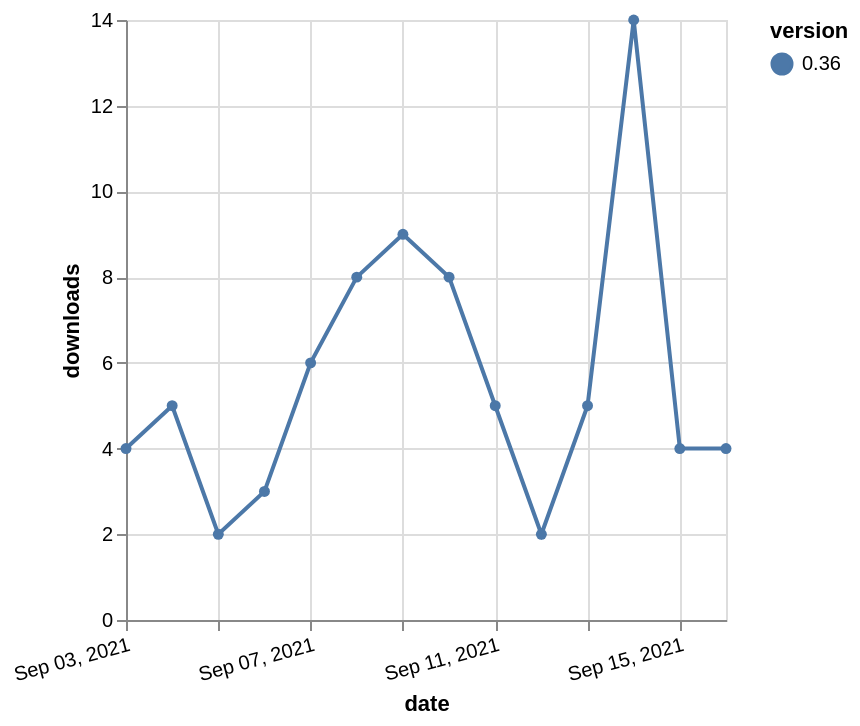

Write the Vega-Lite specification saved for this chart.
### Vega-Lite specification from a JSON file in a GitHub repository (floating-point values rounded to 4 significant figures)
{"$schema": "https://vega.github.io/schema/vega-lite/v5.json", "description": "A simple bar chart with embedded data.", "data": {"values": [{"date": "2021-09-03", "total": 6604, "delta": 4, "version": "0.36"}, {"date": "2021-09-04", "total": 6609, "delta": 5, "version": "0.36"}, {"date": "2021-09-05", "total": 6611, "delta": 2, "version": "0.36"}, {"date": "2021-09-06", "total": 6614, "delta": 3, "version": "0.36"}, {"date": "2021-09-07", "total": 6620, "delta": 6, "version": "0.36"}, {"date": "2021-09-08", "total": 6628, "delta": 8, "version": "0.36"}, {"date": "2021-09-09", "total": 6637, "delta": 9, "version": "0.36"}, {"date": "2021-09-10", "total": 6645, "delta": 8, "version": "0.36"}, {"date": "2021-09-11", "total": 6650, "delta": 5, "version": "0.36"}, {"date": "2021-09-12", "total": 6652, "delta": 2, "version": "0.36"}, {"date": "2021-09-13", "total": 6657, "delta": 5, "version": "0.36"}, {"date": "2021-09-14", "total": 6671, "delta": 14, "version": "0.36"}, {"date": "2021-09-15", "total": 6675, "delta": 4, "version": "0.36"}, {"date": "2021-09-16", "total": 6679, "delta": 4, "version": "0.36"}]}, "width": "container", "mark": {"type": "line", "point": {"filled": true}}, "encoding": {"x": {"field": "date", "type": "temporal", "timeUnit": "yearmonthdate", "title": "date", "axis": {"labelAngle": -15}}, "y": {"field": "delta", "type": "quantitative", "title": "downloads"}, "color": {"field": "version", "type": "nominal"}, "tooltip": {"field": "delta"}}}
